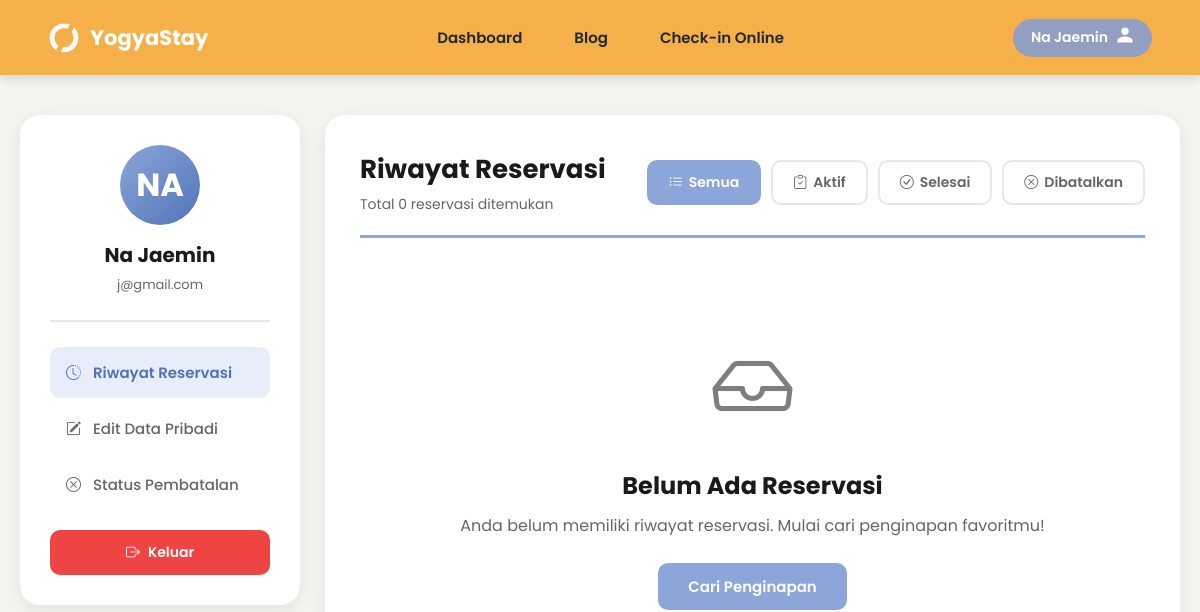
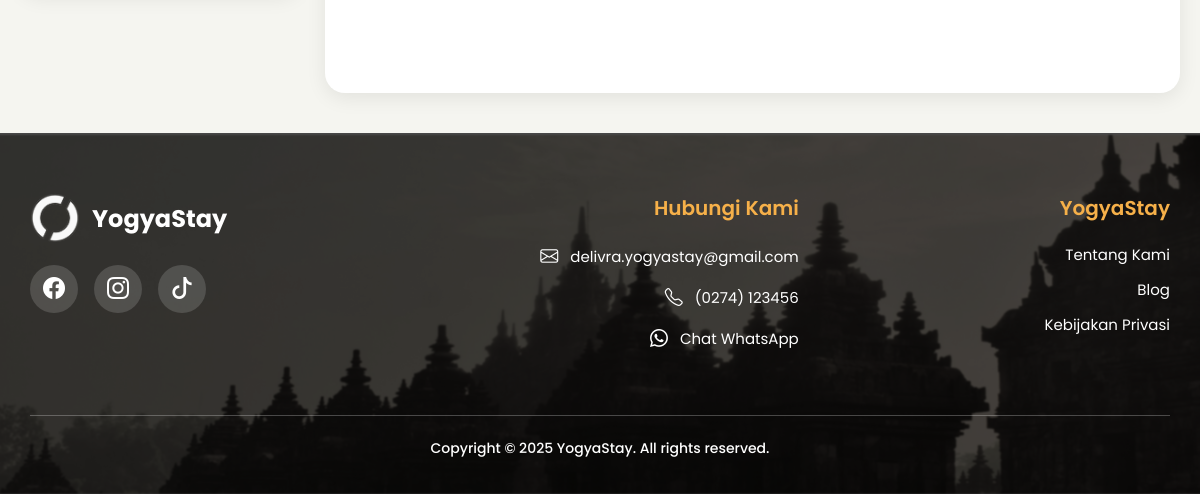
The page /users/riwayat_reservasi.php (signed in) on the database as committed earlier (2 pictures, top to bottom).
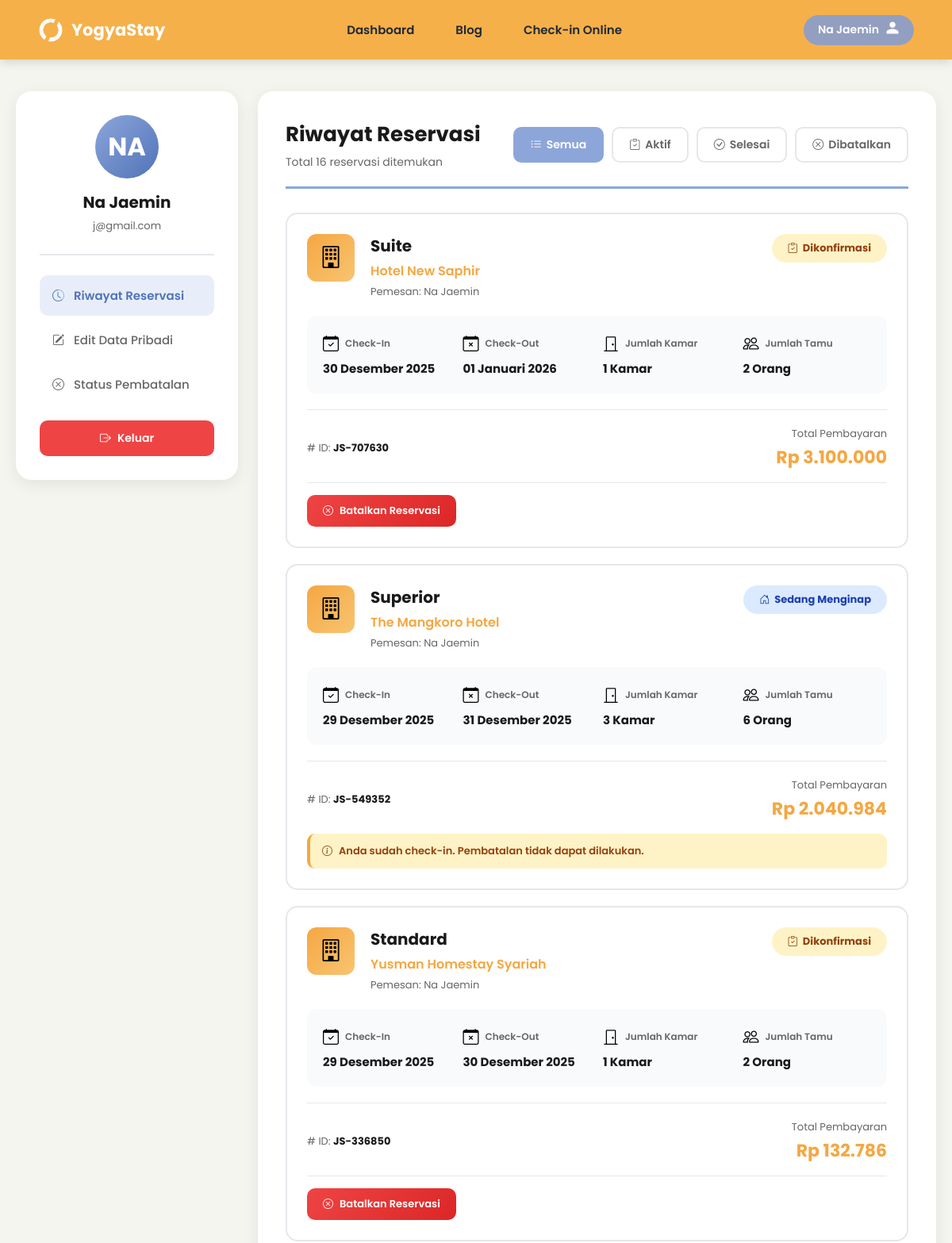
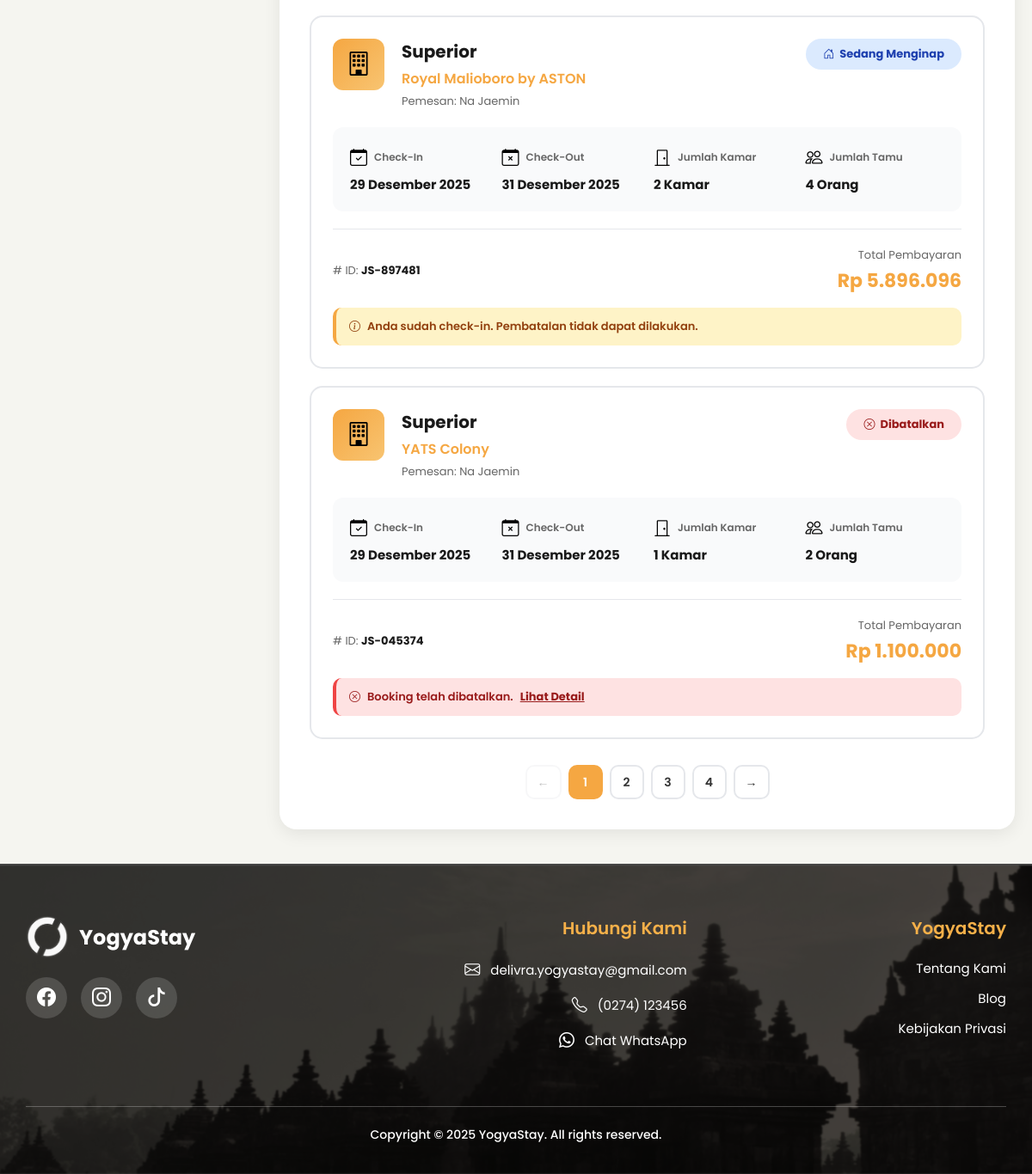
The same page on the database as committed later (2 pictures, top to bottom).
### tables this page shows
CREATE TABLE `users` (
  `id_user` int(11) NOT NULL,
  `nama` varchar(100) NOT NULL,
  `email` varchar(100) NOT NULL,
  `password` varchar(255) NOT NULL,
  `no_telepon` varchar(20) DEFAULT NULL,
  `role_id` enum('user','admin') NOT NULL DEFAULT 'user',
  `created_at` timestamp NOT NULL DEFAULT current_timestamp(),
  `updated_at` timestamp NOT NULL DEFAULT current_timestamp() ON UPDATE current_timestamp(),
  `status` enum('aktif','nonaktif') NOT NULL DEFAULT 'aktif'
);

CREATE TABLE `booking` (
  `id_booking` int(11) NOT NULL,
  `kode_booking` varchar(20) NOT NULL,
  `id_user` int(11) NOT NULL,
  `id_penginapan` int(11) NOT NULL,
  `id_tipe_kamar` int(11) NOT NULL,
  `tanggal_checkin` date NOT NULL,
  `tanggal_checkout` date NOT NULL,
  `jumlah_kamar` int(11) NOT NULL,
  `jumlah_orang` int(11) NOT NULL,
  `total_harga` decimal(12,2) NOT NULL,
  `status_reservasi` enum('dipesan','check-in','selesai','dibatalkan','menunggu_pembatalan') DEFAULT NULL,
  `created_at` timestamp NOT NULL DEFAULT current_timestamp()
);

CREATE TABLE `tipe_kamar` (
  `id_tipe_kamar` int(11) NOT NULL,
  `id_penginapan` int(11) NOT NULL,
  `nama_tipe` varchar(100) NOT NULL,
  `harga_per_malam` decimal(12,2) NOT NULL,
  `kapasitas_orang` int(11) NOT NULL,
  `jumlah_kamar` int(11) NOT NULL,
  `deskripsi` text DEFAULT NULL
);

CREATE TABLE `penginapan` (
  `id_penginapan` int(11) NOT NULL,
  `nama_penginapan` varchar(150) NOT NULL,
  `tipe_penginapan` enum('hotel','villa','homestay') NOT NULL,
  `id_kabupaten` int(11) NOT NULL,
  `id_kecamatan` int(11) NOT NULL,
  `alamat` text NOT NULL,
  `deskripsi` text DEFAULT NULL,
  `tentang_kami` text DEFAULT NULL,
  `harga_mulai` decimal(12,2) NOT NULL,
  `rating` decimal(3,2) DEFAULT 0.00,
  `jumlah_review` int(11) DEFAULT 0,
  `is_featured` tinyint(1) DEFAULT 0,
  `latitude` decimal(10,8) DEFAULT NULL,
  `longitude` decimal(11,8) DEFAULT NULL,
  `status` enum('aktif','nonaktif') DEFAULT 'aktif',
  `created_at` timestamp NOT NULL DEFAULT current_timestamp()
);

### users/riwayat_reservasi.php (the view, shortened to what the rows shown need)
<?php
require_once '../config.php';
$user_id = $_SESSION['user_id'];
$user_query = "SELECT nama, email FROM users WHERE id_user = $user_id";
$user_result = mysqli_query($conn, $user_query);
$user_data = mysqli_fetch_assoc($user_result);
$user_email = $user_data['email'] ?? 'user@gmail.com';
$page = isset($_GET['page']) ? intval($_GET['page']) : 1;
$items_per_page = 5;
$offset = ($page - 1) * $items_per_page;
$where_status = "";
$sql = "SELECT
            b.id_booking,
            b.kode_booking,
            b.tanggal_checkin,
            b.tanggal_checkout,
            b.jumlah_kamar,
            b.jumlah_orang,
            b.total_harga,
            b.status_reservasi,
            b.created_at,
            p.nama_penginapan,
            tk.nama_tipe,
            u.nama as nama_pemesan,
            CASE
                WHEN b.status_reservasi IN ('check-in', 'selesai') THEN 'sudah_checkin'
                WHEN b.status_reservasi = 'menunggu_pembatalan' THEN 'menunggu_pembatalan'
                WHEN b.status_reservasi = 'dibatalkan' THEN 'dibatalkan'
                ELSE 'dapat_dibatalkan'
            END as dapat_batalkan
        FROM booking b
        LEFT JOIN penginapan p ON b.id_penginapan = p.id_penginapan
        LEFT JOIN tipe_kamar tk ON b.id_tipe_kamar = tk.id_tipe_kamar
        LEFT JOIN users u ON b.id_user = u.id_user
        WHERE b.id_user = $user_id $where_status
        ORDER BY b.created_at DESC
        LIMIT $items_per_page OFFSET $offset";
$result = mysqli_query($conn, $sql);
function formatTanggalIndonesia($tanggal)
{
    $bulan = array(
        1 => 'Januari',
        2 => 'Februari',
        3 => 'Maret',
        4 => 'April',
        5 => 'Mei',
        6 => 'Juni',
        7 => 'Juli',
        8 => 'Agustus',
        9 => 'September',
        10 => 'Oktober',
        11 => 'November',
        12 => 'Desember'
    );
    $split = explode('-', $tanggal);
    return $split[2] . ' ' . $bulan[(int) $split[1]] . ' ' . $split[0];
}
require_once 'header.php';
?>
<link rel="stylesheet" href="https://cdn.jsdelivr.net/npm/bootstrap-icons@1.11.1/font/bootstrap-icons.css">
<div class="profile-wrapper">
    <div class="profile-container">
        <div class="profile-sidebar">
            <div class="profile-header">
                <div class="profile-avatar">
                    <?= strtoupper(substr($user_name, 0, 2)) ?>
                </div>
                <div class="profile-name"><?= htmlspecialchars($user_name) ?></div>
                <div class="profile-email"><?= htmlspecialchars($user_email) ?></div>
            </div>
        </div>
        <div class="reservasi-content">
            <div class="content-header">
                <div>
                    <h2 class="content-title">Riwayat Reservasi</h2>
                </div>
            </div>
            <div class="reservation-list">
                <?php
                if ($result && mysqli_num_rows($result) > 0) {
                    while ($booking = mysqli_fetch_assoc($result)) {
                        $checkin = formatTanggalIndonesia($booking['tanggal_checkin']);
                        $checkout = formatTanggalIndonesia($booking['tanggal_checkout']);
                        $nama_tipe = $booking['nama_tipe'] ? $booking['nama_tipe'] : 'Standard Room';
                        $status_class = '';
                        $status_text = '';
                        $status_icon = '';
                        switch ($booking['status_reservasi']) {
                            case 'check-in':
                                $status_class = 'status-checkin';
                                $status_text = 'Sedang Menginap';
                                $status_icon = '<i class="bi bi-house-door"></i>';
                                break;
                            case 'dibatalkan':
                                $status_class = 'status-dibatalkan';
                                $status_text = 'Dibatalkan';
                                $status_icon = '<i class="bi bi-x-circle"></i>';
                                break;
                            default:
                                $status_class = 'status-aktif';
                                $status_text = 'Dikonfirmasi';
                                $status_icon = '<i class="bi bi-clipboard-check"></i>';
                        }
                        ?>
                        <div class="reservation-card">
                            <span class="status-badge <?= $status_class ?>"><?= $status_icon ?>         <?= $status_text ?></span>
                            <div class="card-header">
                                <div class="hotel-icon"><i class="bi bi-building"></i></div>
                                <div class="card-info">
                                    <div class="room-name"><?= htmlspecialchars($nama_tipe) ?></div>
                                    <div class="hotel-name"><?= htmlspecialchars($booking['nama_penginapan']) ?></div>
                                    <div class="pemesan-info">Pemesan: <?= htmlspecialchars($booking['nama_pemesan']) ?></div>
                                </div>
                            </div>
                            <div class="card-details">
                                <div class="detail-item">
                                    <div class="detail-icon-box">
                                        <i class="bi bi-calendar-check detail-icon"></i>
                                        <span class="detail-label">Check-In</span>
                                    </div>
                                    <div class="detail-value"><?= $checkin ?></div>
                                </div>
                                <div class="detail-item">
                                    <div class="detail-icon-box">
                                        <i class="bi bi-calendar-x detail-icon"></i>
                                        <span class="detail-label">Check-Out</span>
                                    </div>
                                    <div class="detail-value"><?= $checkout ?></div>
                                </div>
                                <div class="detail-item">
                                    <div class="detail-icon-box">
                                        <i class="bi bi-door-closed detail-icon"></i>
                                        <span class="detail-label">Jumlah Kamar</span>
                                    </div>
                                    <div class="detail-value"><?= $booking['jumlah_kamar'] ?> Kamar</div>
                                </div>
                                <div class="detail-item">
                                    <div class="detail-icon-box">
                                        <i class="bi bi-people detail-icon"></i>
                                        <span class="detail-label">Jumlah Tamu</span>
                                    </div>
                                    <div class="detail-value"><?= $booking['jumlah_orang'] ?> Orang</div>
                                </div>
                            </div>
                            <div class="card-footer">
                                <div class="booking-id">
                                    # ID: <strong><?= htmlspecialchars($booking['kode_booking']) ?></strong>
                                </div>
                                <div class="total-price-box">
                                    <div class="total-label">Total Pembayaran</div>
                                    <div class="total-price">Rp <?= number_format($booking['total_harga'], 0, ',', '.') ?></div>
                                </div>
                            </div>
                            <?php if ($booking['dapat_batalkan'] == 'dapat_dibatalkan'): ?>
                                <div class="booking-actions">
                                    <a href="pembatalan.php?id=<?= $booking['id_booking'] ?>" class="btn-batal-booking">
                                        <i class="bi bi-x-circle"></i>
                                        Batalkan Reservasi
                                    </a>
                                </div>
                            <?php elseif ($booking['dapat_batalkan'] == 'dibatalkan'): ?>
                                <div class="status-info cancelled">
                                    <i class="bi bi-x-circle"></i>
                                    Booking telah dibatalkan.
                                    <a href="status_pembatalan.php">Lihat Detail</a>
                                </div>
                            <?php elseif ($booking['dapat_batalkan'] == 'sudah_checkin'): ?>
                                <div class="status-info">
                                    <i class="bi bi-info-circle"></i>
                                    Anda sudah check-in. Pembatalan tidak dapat dilakukan.
                                </div>
                            <?php endif; ?>
                        </div>
                    <?php
                    }
                } ?>
            </div>
        </div>
    </div>
</div>
<?php
require_once 'footer.php';
?>

Rows that differ between the two databases and show on the page:
added booking: status_reservasi "Dikonfirmasi", id_tipe_kamar.nama_tipe "Suite", id_penginapan.nama_penginapan "Hotel New Saphir", id_user.nama "Na Jaemin", tanggal_checkin "30 Desember 2025", tanggal_checkout "01 Januari 2026", jumlah_kamar "1", jumlah_orang "2", kode_booking "JS-707630", total_harga "3.100.000"
added booking: status_reservasi "Sedang Menginap", id_tipe_kamar.nama_tipe "Superior", id_penginapan.nama_penginapan "The Mangkoro Hotel", id_user.nama "Na Jaemin", tanggal_checkin "29 Desember 2025", tanggal_checkout "31 Desember 2025", jumlah_kamar "3", jumlah_orang "6", kode_booking "JS-549352", total_harga "2.040.984", shows "Anda sudah check-in. Pembatalan tidak dapat dilakukan."
added booking: status_reservasi "Dikonfirmasi", id_tipe_kamar.nama_tipe "Standard", id_penginapan.nama_penginapan "Yusman Homestay Syariah", id_user.nama "Na Jaemin", tanggal_checkin "29 Desember 2025", tanggal_checkout "30 Desember 2025", jumlah_kamar "1", jumlah_orang "2", kode_booking "JS-336850", total_harga "132.786"
added booking: status_reservasi "Sedang Menginap", id_tipe_kamar.nama_tipe "Superior", id_penginapan.nama_penginapan "Royal Malioboro by ASTON", id_user.nama "Na Jaemin", tanggal_checkin "29 Desember 2025", tanggal_checkout "31 Desember 2025", jumlah_kamar "2", jumlah_orang "4", kode_booking "JS-897481", total_harga "5.896.096", shows "Anda sudah check-in. Pembatalan tidak dapat dilakukan."
added booking: status_reservasi "Dibatalkan", id_tipe_kamar.nama_tipe "Superior", id_penginapan.nama_penginapan "YATS Colony", id_user.nama "Na Jaemin", tanggal_checkin "29 Desember 2025", tanggal_checkout "31 Desember 2025", jumlah_kamar "1", jumlah_orang "2", kode_booking "JS-045374", total_harga "1.100.000", shows "Booking telah dibatalkan."
Other text that changed with them:
$total_results: "0" → "16"
text no longer shown: "Belum Ada Reservasi Anda belum memiliki riwayat reservasi. Mulai cari penginapan favoritmu! Cari Penginapan"
new list line: "1"
new list line: "2"
new list line: "3"
new list line: "4"
